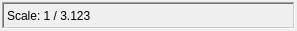
<?xml version="1.0" encoding="UTF-8"?>
<ui version="4.0">
 <class>VtkGraphicsViewScaleWidget</class>
 <widget class="QWidget" name="VtkGraphicsViewScaleWidget">
  <property name="geometry">
   <rect>
    <x>0</x>
    <y>0</y>
    <width>297</width>
    <height>31</height>
   </rect>
  </property>
  <property name="windowTitle">
   <string>Form</string>
  </property>
  <layout class="QHBoxLayout" name="horizontalLayout">
   <property name="spacing">
    <number>4</number>
   </property>
   <property name="leftMargin">
    <number>2</number>
   </property>
   <property name="topMargin">
    <number>2</number>
   </property>
   <property name="rightMargin">
    <number>2</number>
   </property>
   <property name="bottomMargin">
    <number>2</number>
   </property>
   <item>
    <widget class="QLabelWithClickedSignal" name="scaleLabel">
     <property name="minimumSize">
      <size>
       <width>125</width>
       <height>0</height>
      </size>
     </property>
     <property name="frameShape">
      <enum>QFrame::WinPanel</enum>
     </property>
     <property name="frameShadow">
      <enum>QFrame::Sunken</enum>
     </property>
     <property name="text">
      <string>Scale: 1 / 3.123</string>
     </property>
    </widget>
   </item>
  </layout>
 </widget>
 <customwidgets>
  <customwidget>
   <class>QLabelWithClickedSignal</class>
   <extends>QLabel</extends>
   <header>misc/qlabelwithclickedsignal.h</header>
  </customwidget>
 </customwidgets>
 <resources/>
 <connections/>
</ui>
